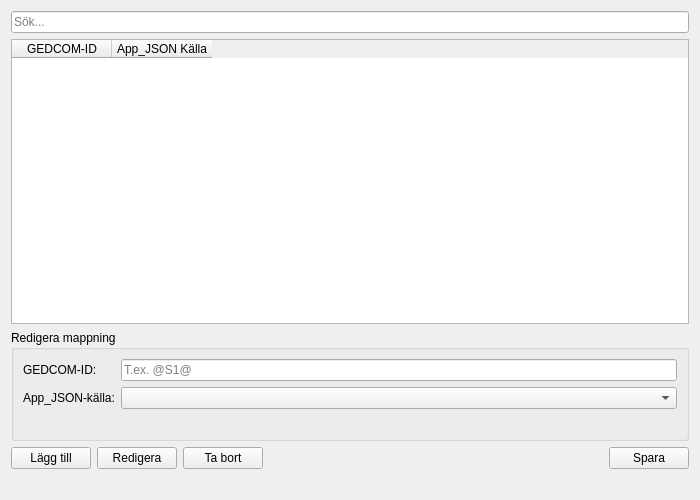
<?xml version="1.0" encoding="UTF-8"?>
<ui version="4.0">
 <class>SourceTranslationEditor</class>
 <widget class="QWidget" name="SourceTranslationEditor">
  <property name="geometry">
   <rect>
    <x>0</x>
    <y>0</y>
    <width>700</width>
    <height>500</height>
   </rect>
  </property>
  <property name="windowTitle">
   <string>Källöversättningsredigerare</string>
  </property>
  <layout class="QVBoxLayout" name="main_layout">
   <item>
    <widget class="QLineEdit" name="search_input">
     <property name="placeholderText">
      <string>Sök...</string>
     </property>
    </widget>
   </item>
   <item>
    <widget class="QTableWidget" name="mapping_table">
     <property name="columnCount">
      <number>2</number>
     </property>
     <property name="selectionMode">
      <enum>QAbstractItemView::SelectionMode::SingleSelection</enum>
     </property>
     <property name="selectionBehavior">
      <enum>QAbstractItemView::SelectionBehavior::SelectRows</enum>
     </property>
     <column>
      <property name="text">
       <string>GEDCOM-ID</string>
      </property>
     </column>
     <column>
      <property name="text">
       <string>App_JSON Källa</string>
      </property>
     </column>
    </widget>
   </item>
   <item>
    <widget class="QGroupBox" name="edit_group">
     <property name="title">
      <string>Redigera mappning</string>
     </property>
     <layout class="QFormLayout" name="edit_form_layout">
      <item row="0" column="0">
       <widget class="QLabel" name="gedcom_id_label">
        <property name="text">
         <string>GEDCOM-ID:</string>
        </property>
       </widget>
      </item>
      <item row="0" column="1">
       <widget class="QLineEdit" name="gedcom_id_input">
        <property name="placeholderText">
         <string>T.ex. @S1@</string>
        </property>
       </widget>
      </item>
      <item row="1" column="0">
       <widget class="QLabel" name="app_source_label">
        <property name="text">
         <string>App_JSON-källa:</string>
        </property>
       </widget>
      </item>
      <item row="1" column="1">
       <widget class="QComboBox" name="app_source_combo">
        <property name="editable">
         <bool>false</bool>
        </property>
       </widget>
      </item>
      <item row="2" column="0">
       <widget class="QLabel" name="validation_label">
        <property name="text">
         <string/>
        </property>
       </widget>
      </item>
      <item row="2" column="1">
       <widget class="QLabel" name="validation_indicator">
        <property name="text">
         <string/>
        </property>
       </widget>
      </item>
     </layout>
    </widget>
   </item>
   <item>
    <layout class="QHBoxLayout" name="button_layout">
     <item>
      <widget class="QPushButton" name="add_button">
       <property name="text">
        <string>Lägg till</string>
       </property>
      </widget>
     </item>
     <item>
      <widget class="QPushButton" name="edit_button">
       <property name="text">
        <string>Redigera</string>
       </property>
      </widget>
     </item>
     <item>
      <widget class="QPushButton" name="remove_button">
       <property name="text">
        <string>Ta bort</string>
       </property>
      </widget>
     </item>
     <item>
      <spacer name="button_spacer">
       <property name="orientation">
        <enum>Qt::Orientation::Horizontal</enum>
       </property>
       <property name="sizeHint" stdset="0">
        <size>
         <width>40</width>
         <height>20</height>
        </size>
       </property>
      </spacer>
     </item>
     <item>
      <widget class="QPushButton" name="save_button">
       <property name="text">
        <string>Spara</string>
       </property>
      </widget>
     </item>
    </layout>
   </item>
   <item>
    <widget class="QLabel" name="status_label">
     <property name="text">
      <string/>
     </property>
    </widget>
   </item>
  </layout>
 </widget>
 <resources/>
 <connections/>
</ui>
